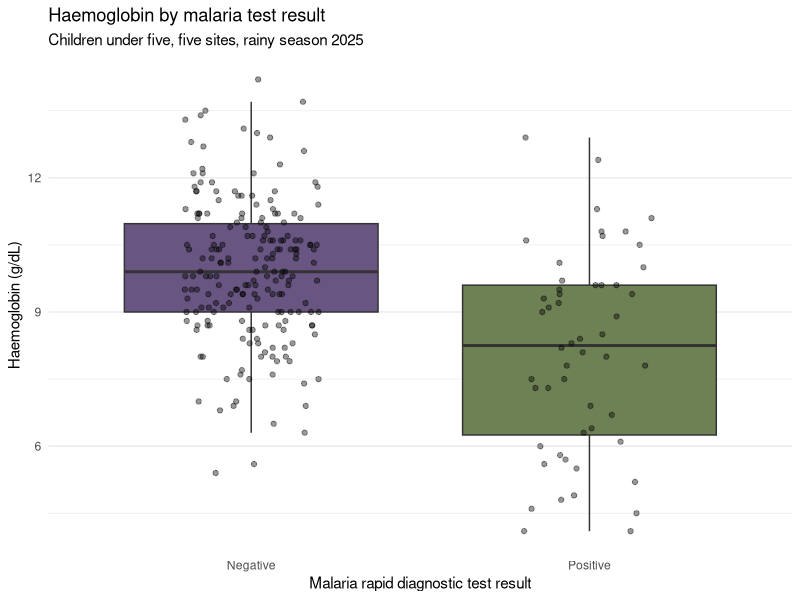

Write the R code that produced this figure.
# =====================================================================
# Under-fives malaria & anaemia survey: cleaning and first look
# -----------------------------------------------------------------
# Author:  Jack Goodall
# Date:    2026-09-20
# Purpose: import u5_malaria.csv, clean the data-entry errors, and
#          produce a first summary and figure.
#
# This is a "clean" example of what a finished analysis script might
# look like. It is not a teaching document; the worked_answers page
# explains the reasoning behind each step.
#
# Run from the project root, with the data in a `data/` folder.
# =====================================================================

library(tidyverse)

# ---------------------------------------------------------------------
# 1. Import -----------------------------------------------------------
# ---------------------------------------------------------------------

u5_malaria <- read_csv("data/u5_malaria.csv")

# read_csv adds an unnamed row-number column from the original file; drop it
u5_malaria <- u5_malaria |>
  select(-1)

# Keep an untouched copy for the before/after comparison at the end
u5_malaria_raw <- u5_malaria


# ---------------------------------------------------------------------
# 2. Initial checks ---------------------------------------------------
# ---------------------------------------------------------------------

dim(u5_malaria)
str(u5_malaria)
summary(u5_malaria)

# Text columns
table(u5_malaria$sex)
table(u5_malaria$site)
table(u5_malaria$bednet)
table(u5_malaria$rdt_result)

# Duplicated IDs
table(duplicated(u5_malaria$child_id))


# ---------------------------------------------------------------------
# 3. Clean ------------------------------------------------------------
# --- Every change is recorded with an initialled, dated comment.
# ---------------------------------------------------------------------

# JG 2026-09-20 - MAL-51 entered three times; keep the first, drop the copies.
u5_malaria <- u5_malaria[!duplicated(u5_malaria$child_id), ]

# JG 2026-09-20 - height_cm imported as character because MAL-68 holds a
# free-text note. Coercing to numeric turns that one cell into NA.
u5_malaria$height_cm <- as.numeric(u5_malaria$height_cm)

# JG 2026-09-20 - age of 380 months (~32 yrs) impossible in an under-5s survey.
u5_malaria$age_months[u5_malaria$age_months == 380] <- NA

# JG 2026-09-20 - temp of 3.71 is a slipped decimal for 37.1; corrected.
u5_malaria$temp[u5_malaria$temp == 3.71] <- 37.1

# JG 2026-09-20 - muac of 999 is a "not measured" code, not a measurement.
u5_malaria$muac[u5_malaria$muac == 999] <- NA

# JG 2026-09-20 - Brikama Hb recorded in g/L, ten times too high; convert to g/dL.
u5_malaria$hb_gdl[u5_malaria$site == "Brikama"] <-
  u5_malaria$hb_gdl[u5_malaria$site == "Brikama"] / 10

# JG 2026-09-20 - sex coded inconsistently (Male/Female vs M/F); standardise.
u5_malaria$sex[u5_malaria$sex == "Male"]   <- "M"
u5_malaria$sex[u5_malaria$sex == "Female"] <- "F"

# JG 2026-09-20 - one visit_date predates the survey by four years; cannot
# infer the true date, so set to NA and flag for the field team.
u5_malaria$visit_date[u5_malaria$visit_date < as.Date("2025-01-01")] <- NA

# Confirm the clean has done what was intended
nrow(u5_malaria)      # expect 250
table(u5_malaria$sex) # expect two categories
summary(u5_malaria)


# ---------------------------------------------------------------------
# 4. Derived variables ------------------------------------------------
# ---------------------------------------------------------------------

# Anaemia: haemoglobin below 11 g/dL
u5_malaria <- u5_malaria |>
  mutate(anaemic = if_else(hb_gdl < 11, "Anaemic", "Not anaemic"))


# ---------------------------------------------------------------------
# 5. Summarise --------------------------------------------------------
# ---------------------------------------------------------------------

# Key measurements
u5_malaria |>
  summarise(mean_hb   = mean(hb_gdl),
            min_hb    = min(hb_gdl),
            max_hb    = max(hb_gdl),
            mean_temp = mean(temp),
            mean_muac = mean(muac, na.rm = TRUE))

# Children per site
u5_malaria |>
  count(site)

# Haemoglobin by malaria result
u5_malaria |>
  group_by(rdt_result) |>
  summarise(mean_hb = mean(hb_gdl), n = n())

# Anaemia count
table(u5_malaria$anaemic)

# Before / after: what the cleaning changed
mean(u5_malaria_raw$hb_gdl)   # before
mean(u5_malaria$hb_gdl)       # after


# ---------------------------------------------------------------------
# 6. Plot -------------------------------------------------------------
# ---------------------------------------------------------------------

ggplot(u5_malaria) +
  geom_boxplot(aes(x = rdt_result, y = hb_gdl, fill = rdt_result),
               outliers = FALSE) +
  geom_jitter(aes(x = rdt_result, y = hb_gdl),
              width = 0.2, height = 0, alpha = 0.4) +
  labs(title = "Haemoglobin by malaria test result",
       subtitle = "Children under five, five sites, rainy season 2025",
       x = "Malaria rapid diagnostic test result",
       y = "Haemoglobin (g/dL)") +
  scale_fill_manual(values = c("Negative" = "#685581",
                               "Positive" = "#6E8155")) +
  theme_minimal() +
  theme(legend.position = "none",
        panel.grid.major.x = element_blank())


# ---------------------------------------------------------------------
# 7. Save the cleaned data --------------------------------------------
# ---------------------------------------------------------------------

write_csv(u5_malaria, "data/u5_malaria_clean.csv")
